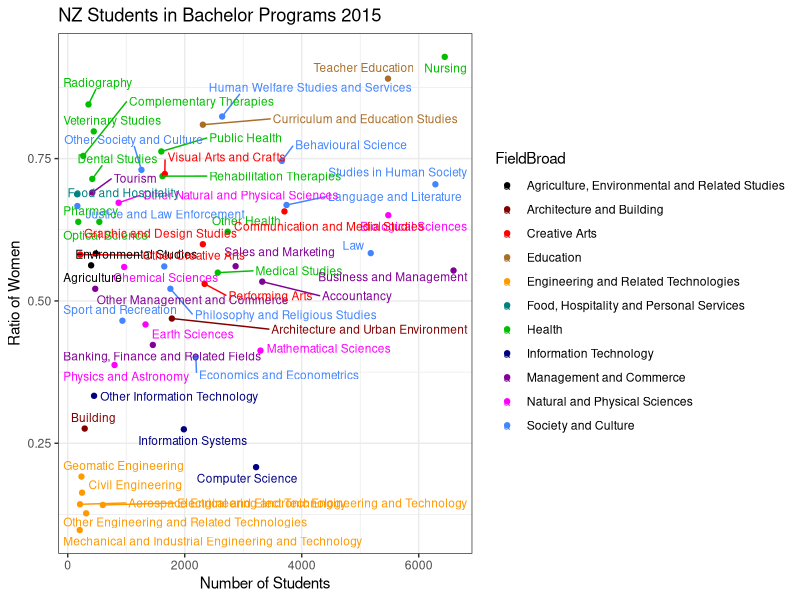

This figure's R source:
setwd("C:/Users/yingzi/Documents/rfiles/studentratios")

enrolment = read.csv("enrolment.csv", header=TRUE) 

library(ggplot2)
library(ggrepel)

enrolment$newratio <- enrolment$Females / enrolment$Total
newenrolment <- subset(enrolment,Total>100)

mycolors <- c("#000000","#800000","#FF0000","#AA6E28","#FF9900","#008080","#00BE00","#000080","#820096","#FF00FF","#4385FF")

ggplot(newenrolment, aes(y = newratio, x = Total,color=FieldBroad)) + scale_color_manual(values=mycolors) + geom_point() + geom_text_repel(aes(label=FieldNarrow),size=3) + xlab("Number of Students") + ylab("Ratio of Women") +  ggtitle("NZ Students in Bachelor Programs 2015") +theme_bw() 
